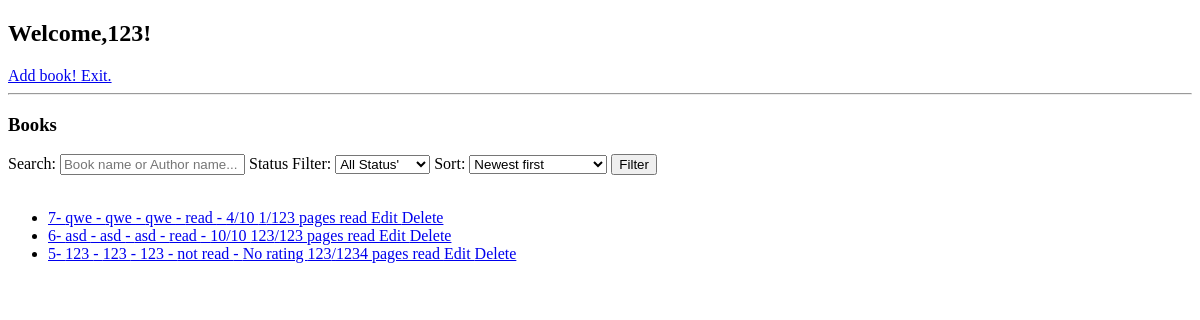
Page / (signed in) on the earlier database version.
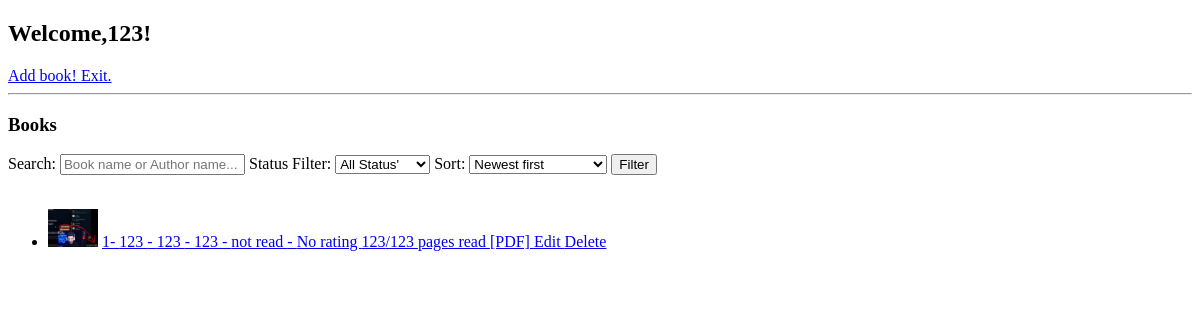
Same page on the later database version.
### tables this page shows
CREATE TABLE books(
          id integer primary key autoincrement,
          userid integer not null,
          bookname text not null,
          author text not null,
          type text not null,
          status text default 'not read',
          rating integer,
          tPage integer not null,
          rPage integer default 0,
          pdfF text,
          imageF text,
          foreign key (userid) references user(id));

### run.py (the view)
@app.route('/')
def index():
    if 'usersid' not in session:
        return redirect(url_for('login'))
    searchQuery = request.args.get('search', '').strip()
    status = request.args.get('status', '').strip()
    sort = request.args.get('sort', 'newest').strip()
    sortOptions = {
        'newest': 'id DESC',
        'oldest': 'id ASC',
        'nameAZ': 'bookname ASC',
        'nameZA': 'bookname DESC',
        'author': 'author ASC',
        'rating': 'rating DESC',
        'progress': '(rPage / tPage) DESC',
    }
    orderBy = sortOptions.get(sort, 'id DESC')
    conn=dbconn(DATABASE)
    query = "select * from books where userid=?"
    params = [session['usersid']]
    if searchQuery:
        query += " and (bookname like ? or author like ?)"
        params.append(f"%{searchQuery}%")
        params.append(f"%{searchQuery}%")
    if status:
        query += " and status=?"
        params.append(status)
    query += f" order by {orderBy}"
    books = conn.execute(query, params).fetchall()
    conn.close()
    return render_template("index.html",
                            username=session['username'],
                            books=books,
                            sort=sort)

### run.py (called while the page is built)
def dbconn(db):
    conn=sqlite3.connect(db)
    conn.row_factory=sqlite3.Row
    return conn

### templates/index.html (shortened to what this page needs)
<!DOCTYPE html>
<html>
    <head>
    </head>
    <body>
        <h2>
            Welcome,{{username}}!
        </h2>
        <a href="/addbook">
            Add book!
        </a>
        <a href="exit">
            Exit.
        </a>
        <hr>
        <h3>
            Books
        </h3>
        <form method="get" action="/">
            <label for="q">Search: </label>
            <input type="text" name="search" id="search" placeholder="Book name or Author name..." value="{{ request.args.get('search', '') }}">
            <label for="status">Status Filter: </label>
            <select name="status" id="status">
                <option value="" {% if not request.args.get('status') %}selected{% endif %}>All Status'</option>
            </select>
            <label for="sort">Sort: </label>
            <select name="sort" id="sort">
                <option value="newest"  {% if sort=='newest'  %}selected{% endif %}>Newest first</option>
            </select>
            <input type="submit" value="Filter">
        </form>
    <br>
        {% if books %}
            <ul>
                {% for book in books %}
                    <li>
                        {% if book['imageF'] %}
                            <img src="{{ url_for('static', filename='uploads/' ~ book['imageF']) }}" alt="Book Image" style="width:50px;height:auto;">
                        {% endif %}
                        <a href="/book/{{book['id']}}">
                            {{book['id']}}-
                            {{book['bookname']}} -
                             {{book['author']}} -
                              {{book['type']}} -
                               {{book['status']}} -
                                {% if book['rating'] %}{{book['rating']}}/10{% else %}No rating{% endif %}
                                {{book['rPage']}}/{{book['tPage']}} pages read
                        </a>
                        {% if book['pdfF'] %}
                            <a href="{{ url_for('static', filename='uploads/' ~ book['pdfF']) }}" target="_blank">
                                [PDF]
                            </a>
                        {% endif %}
                        <a href="/book/{{book['id']}}">
                            Edit
                        </a>
                        <a href="/deletebook/{{book['id']}}" onclick="return confirm('sure?')">
                            Delete
                        </a>
                    </li>
                {% endfor %}
            </ul>
            {% else %}
                <p>
                    No book added yet
                </p>
            {% endif %}
    </body>
</html>

Differences in the rows shown:
removed books: id "7", bookname "qwe", author "qwe", type "qwe", status "read", rating "4", rPage "1", tPage "123"
removed books: id "6", bookname "asd", author "asd", type "asd", status "read", rating "10", rPage "123", tPage "123"
removed books: id "5", bookname "123", author "123", type "123", status "not read", shows "No rating", rPage "123", tPage "1234"
now on this page (row edited): books: imageF (picture), id "1", bookname "123", author "123", type "123", status "not read", shows "No rating", rPage "123", tPage "123"
